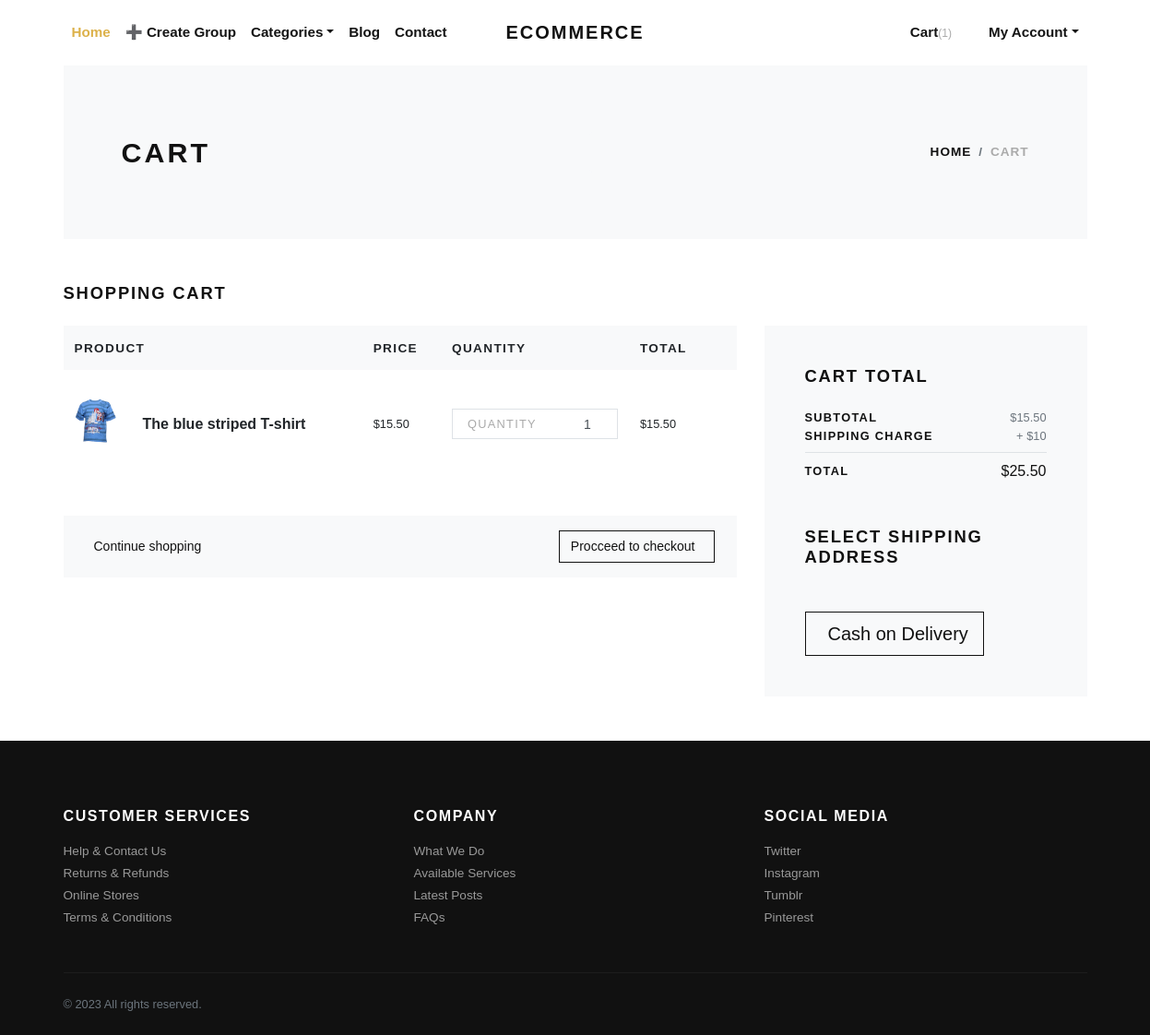
The app's page /cart/ (signed in) with its own data.
### store/models.py (models this page shows, shortened)
class Cart(models.Model):
    user = models.ForeignKey(User, verbose_name="User", on_delete=models.CASCADE)
    product = models.ForeignKey(Product, verbose_name="Product", on_delete=models.CASCADE)
    quantity = models.PositiveIntegerField(default=1, verbose_name="Quantity")
    created_at = models.DateTimeField(auto_now_add=True, verbose_name="Created Date")
    updated_at = models.DateTimeField(auto_now=True, verbose_name="Updated Date")
    @property
    def total_price(self):
        return self.quantity * self.product.price

class Product(models.Model):
    title = models.CharField(max_length=150, verbose_name="Product Title")
    slug = models.SlugField(max_length=160, verbose_name="Product Slug")
    sku = models.CharField(max_length=255, unique=True, verbose_name="Unique Product ID (SKU)")
    short_description = models.TextField(verbose_name="Short Description")
    detail_description = models.TextField(blank=True, null=True, verbose_name="Detail Description")
    product_image = models.ImageField(upload_to='product', blank=True, null=True, verbose_name="Product Image")
    price = models.DecimalField(max_digits=8, decimal_places=2)
    category = models.ForeignKey(Category, verbose_name="Product Categoy", on_delete=models.CASCADE)
    is_active = models.BooleanField(verbose_name="Is Active?")
    is_featured = models.BooleanField(verbose_name="Is Featured?")
    created_at = models.DateTimeField(auto_now_add=True, verbose_name="Created Date")
    updated_at = models.DateTimeField(auto_now=True, verbose_name="Updated Date")
    class Meta:
        verbose_name_plural = 'Products'
        ordering = ('-created_at', )

### store/views.py (the view)
# urls.py: path('cart/', views.cart, name="cart"),
@login_required
def cart(request):
    user = request.user
    cart_products = Cart.objects.filter(user=user)
    amount = decimal.Decimal(0)
    shipping_amount = decimal.Decimal(10)
    cp = [p for p in Cart.objects.all() if p.user==user]
    if cp:
        for p in cp:
            temp_amount = (p.quantity * p.product.price)
            amount += temp_amount
    addresses = Address.objects.filter(user=user)
    context = {
        'cart_products': cart_products,
        'amount': amount,
        'shipping_amount': shipping_amount,
        'total_amount': amount + shipping_amount,
        'addresses': addresses,
    }
    return render(request, 'store/cart.html', context)

### store/context_preprocessors.py (called while the page is built)
def store_menu(request):
    categories = Category.objects.filter(is_active=True)
    context = {
        'categories_menu': categories,
    }
    return context

def cart_menu(request):
    if request.user.is_authenticated:
        cart_items= Cart.objects.filter(user=request.user)
        context = {
            'cart_items': cart_items,
        }
    else:
        context = {}
    return context

### templates/store/cart.html (shortened to what this page needs)
{% extends 'base.html' %}
{% load static %}
{% load humanize %}
    {% block content %}
      <div class="container">
        <section class="py-5 bg-light">
          <div class="container">
            <div class="row px-4 px-lg-5 py-lg-4 align-items-center">
              <div class="col-lg-6">
                <h1 class="h2 text-uppercase mb-0">Cart</h1>
              </div>
              <div class="col-lg-6 text-lg-right">
                <nav aria-label="breadcrumb">
                  <ol class="breadcrumb justify-content-lg-end mb-0 px-0">
                    <li class="breadcrumb-item"><a href="index.html">Home</a></li>
                    <li class="breadcrumb-item active" aria-current="page">Cart</li>
                  </ol>
                </nav>
              </div>
            </div>
          </div>
        </section>
        {% if cart_products %}
        <section class="py-5">
          <h2 class="h5 text-uppercase mb-4">Shopping cart</h2>
          <div class="row">
            <div class="col-lg-8 mb-4 mb-lg-0">
              <div class="table-responsive mb-4">
                <table class="table">
                  <thead class="bg-light">
                    <tr>
                      <th class="border-0" scope="col"> <strong class="text-small text-uppercase">Product</strong></th>
                      <th class="border-0" scope="col"> <strong class="text-small text-uppercase">Price</strong></th>
                      <th class="border-0" scope="col"> <strong class="text-small text-uppercase">Quantity</strong></th>
                      <th class="border-0" scope="col"> <strong class="text-small text-uppercase">Total</strong></th>
                      <th class="border-0" scope="col"> </th>
                    </tr>
                  </thead>
                  <tbody>
                    {% for cart_product in cart_products %}
                    <tr>
                      <th class="pl-0 border-0" scope="row">
                        <div class="media align-items-center">
                          {% if cart_product.product.product_image %}
                            <a class="reset-anchor d-block animsition-link" href="{% url 'store:product-detail' cart_product.product.slug %}"><img src="{{cart_product.product.product_image.url}}" alt="{{cart_product.product.title}}" width="70"/></a>
                          {% else %}
                            <a class="reset-anchor d-block animsition-link" href="{% url 'store:product-detail' cart_product.product.slug %}"><img src="{% static 'img/product-detail-3.jpg' %}" alt="{{cart_product.product.title}}" width="70"/></a>
                          {% endif %}
                          <div class="media-body ml-3"><strong class="h6"><a class="reset-anchor animsition-link" href="{% url 'store:product-detail' cart_product.product.slug %}">{{cart_product.product.title}}</a></strong></div>
                        </div>
                      </th>
                      <td class="align-middle border-0">
                        <p class="mb-0 small">${{cart_product.product.price}}</p>
                      </td>
                      <td class="align-middle border-0">
                        <div class="border d-flex align-items-center justify-content-between px-3"><span class="small text-uppercase text-gray headings-font-family">Quantity</span>
                          <div class="quantity">
                            <input class="form-control form-control-sm border-0 shadow-0 p-0" type="text" value="{{cart_product.quantity}}"/>
                          </div>
                        </div>
                      </td>
                      <td class="align-middle border-0">
                        <p class="mb-0 small">${{cart_product.total_price|intcomma}}</p>
                      </td>
                      <td class="align-middle border-0"><a class="reset-anchor" href="{% url 'store:remove-cart' cart_product.id %}"></a></td>
                    </tr>
                    {% endfor %}
                  </tbody>
                </table>
              </div>
              <div class="bg-light px-4 py-3">
                <div class="row align-items-center text-center">
                  <div class="col-md-6 mb-3 mb-md-0 text-md-left"><a class="btn btn-link p-0 text-dark btn-sm" href="{% url 'store:home' %}">Continue shopping</a></div>
                  <div class="col-md-6 text-md-right"><a class="btn btn-outline-dark btn-sm" href="#">Procceed to checkout</a></div>
                </div>
              </div>
            </div>
            <div class="col-lg-4">
              <div class="card border-0 rounded-0 p-lg-4 bg-light">
                <div class="card-body">
                  <h5 class="text-uppercase mb-4">Cart total</h5>
                  <ul class="list-unstyled mb-0">
                    <li class="d-flex align-items-center justify-content-between"><strong class="text-uppercase small font-weight-bold">Subtotal</strong><span class="text-muted small">${{amount|intcomma}}</span></li>
                    <li class="d-flex align-items-center justify-content-between"><strong class="text-uppercase small font-weight-bold">Shipping Charge</strong><span class="text-muted small">+ ${{shipping_amount}}</span></li>
                    <li class="border-bottom my-2"></li>
                    <li class="d-flex align-items-center justify-content-between mb-4"><strong class="text-uppercase small font-weight-bold">Total</strong><span>${{total_amount|intcomma}}</span></li>
                  </ul>
                  <h5 class="text-uppercase my-5">Select Shipping Address</h5>
                  <form action="{% url 'store:checkout' %}" id="myform">
                    <button type="submit" class="btn btn-dark btn-lg btn-outline-dark" type="submit"> Cash on Delivery</button>
                  </form>
                </div>
              </div>
            </div>
          </div>
        </section>
        {% else %}
          <div class="text-center py-5">
            <h3 class="mb-3">Your cart is empty.</h3>
            <a href="{% url 'store:home' %}"><i class="fas fa-long-arrow-alt-left mr-2"> </i>Continue shopping</a>
          </div>
        {% endif %}
      </div>
      {% endblock content %}

### ecommerceshop/static/css/style.default.css (style rules this page uses)
.text-small { font-size: 0.85rem !important; }
.text-gray { color: #aaa !important; }
strong { font-weight: 700; }
.quantity { display: -ms-flexbox; display: flex; -ms-flex-align: center; align-items: center; font-family: inherit; }
.quantity input { width: 2rem; text-align: center; }
.text-uppercase { text-transform: uppercase; letter-spacing: 0.1em; }
.border { border: 1px solid #dee2e6 !important; }
.shadow-0 { box-shadow: none !important; }
.reset-anchor { color: inherit; transition: all 0.3s; }
.headings-font-family { font-family: inherit !important; }
.btn { font-weight: 400; border: 1px solid transparent; font-family: inherit; padding: 0.375rem 1.5rem; font-size: 1rem; line-height: 1.5; border-radius: 0; transition: color 0.15s ease-in-out, background-color 0.15s ease-in-out, border-color 0.15s ease-in-out, box-shadow 0.15s ease-in-out; }
.btn-link { font-weight: 400; color: #dcb14a; }
.btn-dark { color: #fff; background-color: #111111; border-color: #111111; }
.btn-outline-dark { color: #111111; background-color: transparent; background-image: none; border-color: #111111; }
.btn-lg { padding: 0.5rem 1rem; font-size: 1.25rem; line-height: 1.5; border-radius: 0; }
.btn-sm { padding: 0.375rem 0.75rem; font-size: 0.875rem; line-height: 1.5; border-radius: 0; }
body { font-family: "Libre Franklin", sans-serif; font-size: 1rem; font-weight: 400; line-height: 1.5; color: #111111; background-color: #fff; }
a { color: #dcb14a; text-decoration: none; }
h1, h2, h3, h4, h5, h6, .h1, .h2, .h3, .h4, .h5, .h6 { margin-bottom: 0.5rem; font-family: inherit; font-weight: 900; line-height: 1.2; color: inherit; }
h1, .h1 { font-size: 2.2rem; }
h2, .h2 { font-size: 1.9rem; }
h5, .h5 { font-size: 1.15rem; }
h6, .h6 { font-size: 1rem; }
small, .small { font-size: 80%; font-weight: 400; }
.bg-light { background-color: #f8f9fa !important; }
.text-dark { color: #111111 !important; }
.form-control { padding: 0.375rem 0.75rem; font-size: 1rem; line-height: 1.5; color: #495057; background-color: #fff; border: 1px solid #ced4da; border-radius: 0; transition: border-color 0.15s ease-in-out, box-shadow 0.15s ease-in-out; }
.form-control::placeholder { color: #adb5bd; font-size: 0.85rem; font-weight: 400; }
.form-control-sm { padding: 0.25rem 0.5rem; font-size: 0.875rem; line-height: 1.5; border-radius: 0; }
.card { background-color: #fff; border: 1px solid rgba(17, 17, 17, 0.125); border-radius: 0; }
.card-body { padding: 1.25rem; }
.breadcrumb { background: #f8f9fa; }
.breadcrumb-item { font-size: 0.85rem; text-transform: uppercase; letter-spacing: 0.07em; font-weight: 900; color: #111111; }
.breadcrumb-item a { color: inherit; transition: all 0.3s; }
.breadcrumb-item.active { color: #aaa; }

### records on screen
Cart: product.product_image (picture), product "The blue striped T-shirt", product.price "15.50", quantity "1", total_price "15.50"

### other values on screen
{{ cart_items.count }} "1"
{{ amount|intcomma }} "15.50"
{{ shipping_amount }} "10"
{{ total_amount|intcomma }} "25.50"
